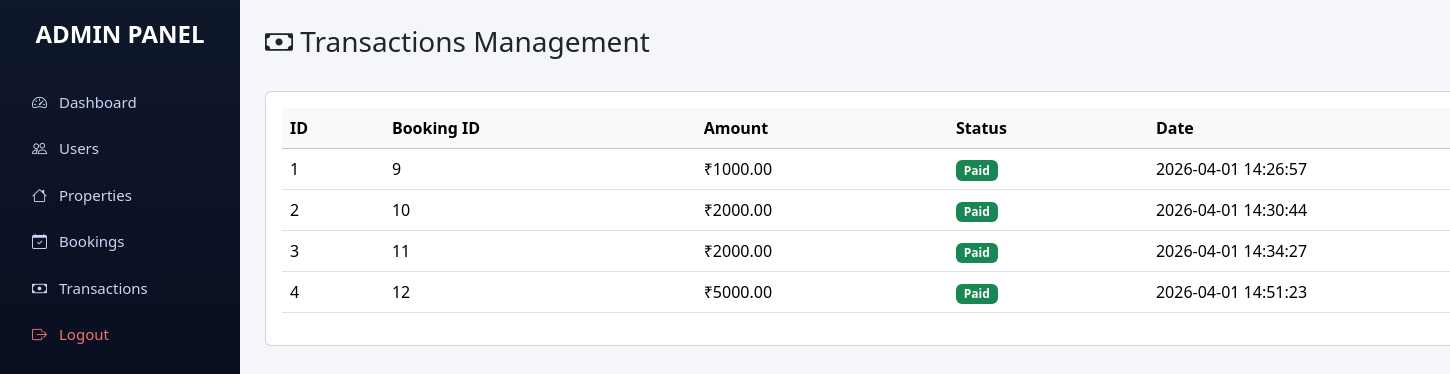
The app's page /admin/transactions.php (signed in) with its own data.
### tables this page shows
CREATE TABLE `transactions` (
  `id` int(11) NOT NULL,
  `booking_id` int(11) NOT NULL,
  `amount` decimal(10,2) NOT NULL,
  `payment_status` enum('pending','paid','failed') DEFAULT 'pending',
  `payment_date` datetime DEFAULT current_timestamp()
);

### admin/transactions.php (the view, shortened to what this page needs)
 <?php
include "../include/db.php";
$result = $conn->query("
    SELECT id, booking_id, amount, payment_status, payment_date
    FROM transactions
");
?>
<!DOCTYPE html>
<html lang="en">
<head>
<link href="https://cdn.jsdelivr.net/npm/bootstrap@5.3.3/dist/css/bootstrap.min.css" rel="stylesheet">
<link href="https://cdn.jsdelivr.net/npm/bootstrap-icons@1.11.3/font/bootstrap-icons.css" rel="stylesheet">
</head>
<body>
<div class="container-fluid">
<div class="row">
<?php include "sidebar.php"; ?>
<div class="main-content">
    <div class="d-flex justify-content-between align-items-center mb-4">
        <h3><i class="bi bi-cash"></i> Transactions Management</h3>
    </div>
    <div class="card">
        <div class="card-body">
            <table class="table table-hover align-middle">
                <thead class="table-light">
                    <tr>
                        <th>ID</th>
                        <th>Booking ID</th>
                        <th>Amount</th>
                        <th>Status</th>
                        <th>Date</th>
                    </tr>
                </thead>
                <tbody>
                <?php while($row = $result->fetch_assoc()) { ?>
                    <tr>
                        <td><?= $row['id'] ?></td>
                        <td><?= $row['booking_id'] ?></td>
                        <td>₹<?= $row['amount'] ?></td>
                        <td>
                            <?php if($row['payment_status']=='paid'){ ?>
                                <span class="badge bg-success">Paid</span>
                            <?php } elseif($row['payment_status']=='failed'){ ?>
                                <span class="badge bg-danger">Failed</span>
                            <?php } else { ?>
                                <span class="badge bg-warning text-dark">Pending</span>
                            <?php } ?>
                        </td>
                        <td><?= $row['payment_date'] ?></td>
                    </tr>
                <?php } ?>
                </tbody>
            </table>
        </div>
    </div>
</div>
</div>
</div>
</body>
</html>

### admin/transactions.php (style rules this page uses)
body { background:#f4f6f9; }
.main-content { margin-left:240px; padding:25px; }

### records on screen
transactions: id "1", booking "9", amount "1000.00", payment_status "Paid", payment_date "2026-04-01 14:26:57"
transactions: id "2", booking "10", amount "2000.00", payment_status "Paid", payment_date "2026-04-01 14:30:44"
transactions: id "3", booking "11", amount "2000.00", payment_status "Paid", payment_date "2026-04-01 14:34:27"
transactions: id "4", booking "12", amount "5000.00", payment_status "Paid", payment_date "2026-04-01 14:51:23"
